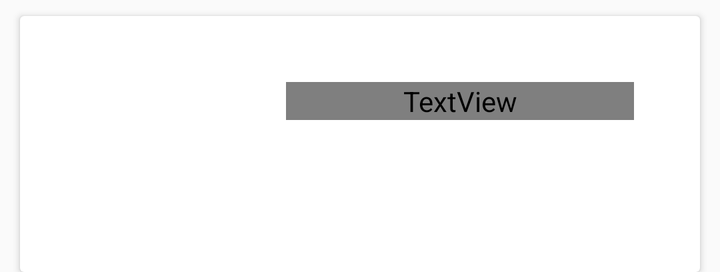
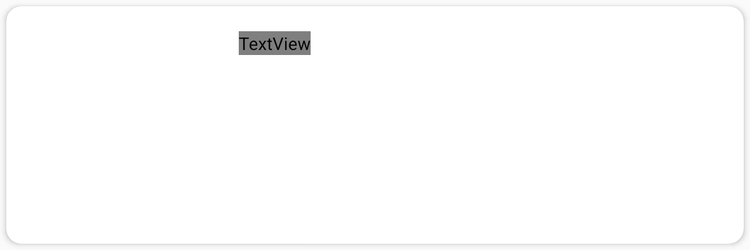

First picture: res/layout/ on a phone held upright. Second picture: the repository's own variant of that layout, on a device whose configuration matches the variant's folder. Source for both follows.
<!-- AndroidManifest.xml: application theme AppTheme -->
<!-- res/layout/activity_item_review.xml -->
<?xml version="1.0" encoding="utf-8"?>
<androidx.constraintlayout.widget.ConstraintLayout
    xmlns:android="http://schemas.android.com/apk/res/android"
    android:layout_width="match_parent"
    android:layout_height="wrap_content"
    xmlns:app="http://schemas.android.com/apk/res-auto"
    android:orientation="vertical">

    <androidx.cardview.widget.CardView
        android:id="@+id/reviewCardList"
        android:layout_width="match_parent"
        android:layout_height="wrap_content"
        android:layout_marginTop="8dp"
        android:layout_marginBottom="4dp"
        android:layout_marginLeft="10dp"
        android:layout_marginRight="10dp"
        app:layout_constraintEnd_toStartOf="parent"
        app:layout_constraintTop_toTopOf="parent">
    
    <LinearLayout
        android:layout_width="match_parent"
        android:layout_height="match_parent"
        android:padding="16dp">

        <ImageView
            android:id="@+id/reviewImageList"
            android:layout_width="100dp"
            android:layout_height="96dp"
            android:src="@drawable/ic_baseline_account_circle_24" />

        <TextView
            android:id="@+id/reviewTextList"
            android:layout_width="match_parent"
            android:layout_height="wrap_content"
            android:text="String"
            android:textStyle="bold"
            android:layout_margin="17dp"
            android:textColor="@color/colorBlack"/>
    </LinearLayout>
    </androidx.cardview.widget.CardView>

</androidx.constraintlayout.widget.ConstraintLayout>
<!-- resources referenced by this layout -->
<resources>
  <color name="colorBlack">#000000</color>
  <style name="AppTheme" parent="Theme.AppCompat.Light.DarkActionBar">
      
      <item name="colorPrimary">@color/colorSplashText</item>
      <item name="colorPrimaryDark">@color/colorPrimaryDark</item>
      <item name="colorAccent">@color/colorAccent</item>
    </style>
  <color name="colorSplashText">#2ecc71</color>
  <color name="colorPrimaryDark">#3700B3</color>
  <color name="colorAccent">#03DAC5</color>
</resources>
<!-- res/layout-sw600dp/activity_item_review.xml (the repository's variant of the layout above) -->
<!-- drawn on a 7-inch tablet held upright -->
<?xml version="1.0" encoding="utf-8"?>
<androidx.cardview.widget.CardView
xmlns:android="http://schemas.android.com/apk/res/android"
xmlns:card_view="http://schemas.android.com/apk/res-auto"
android:layout_width="match_parent"
android:layout_height="wrap_content"
android:id="@+id/reviewCardList"
android:layout_margin="5dp"
card_view:cardCornerRadius="12dp"
card_view:cardElevation="3dp"
card_view:contentPadding="4dp" >

<RelativeLayout
    android:layout_width="match_parent"
    android:layout_height="wrap_content"
    android:padding="16dp" >

    <ImageView
        android:id="@+id/reviewImageList"
        android:layout_width="150dp"
        android:layout_height="150dp"
        android:layout_alignParentStart="true"
        android:layout_alignParentLeft="true"
        android:layout_alignParentTop="true"
        android:layout_marginEnd="16dp"
        android:layout_marginRight="16dp" />

    <TextView
        android:id="@+id/reviewTextList"
        android:layout_width="wrap_content"
        android:layout_height="wrap_content"
        android:layout_alignParentTop="true"
        android:layout_toEndOf="@+id/reviewImageList"
        android:layout_toRightOf="@+id/reviewImageList"
        android:textColor="@color/colorBlack"
        android:textSize="30sp" />


</RelativeLayout>
</androidx.cardview.widget.CardView>
